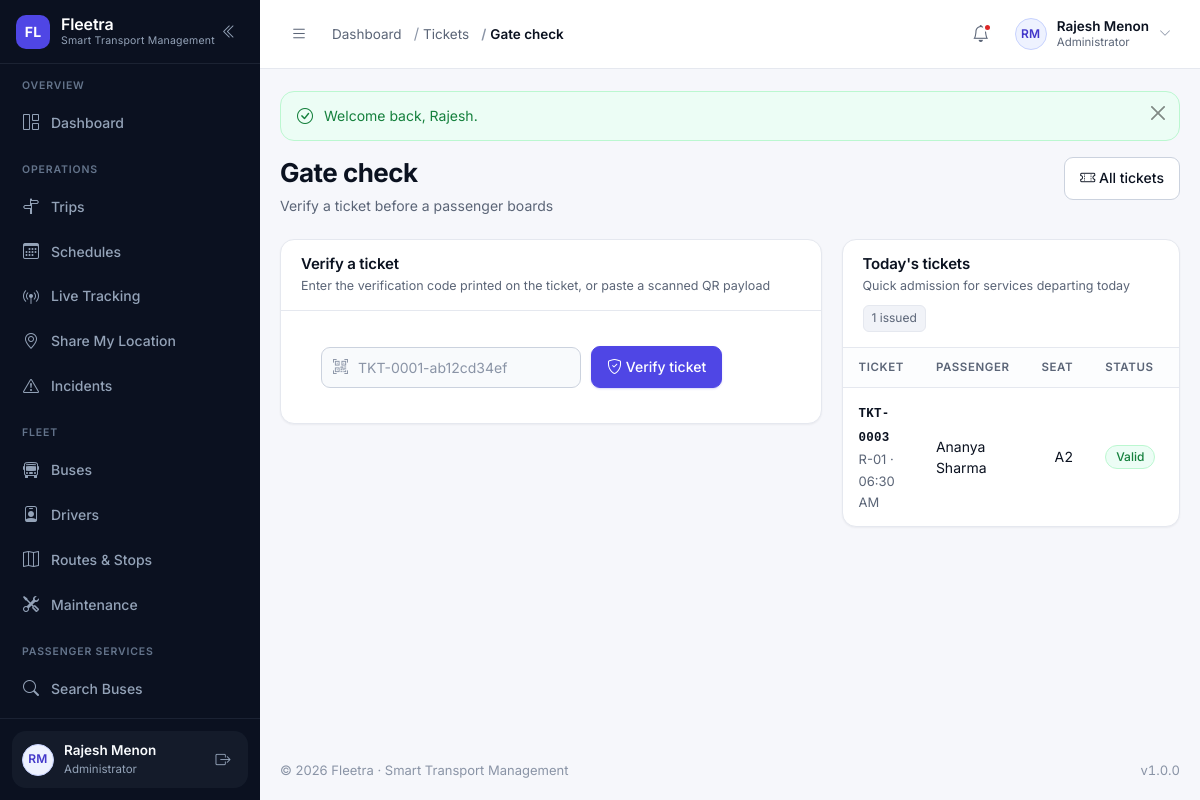
The page /modules/tickets/validate.php (signed in) on the database its author committed.
### tables this page shows
CREATE TABLE users (
    id            INT UNSIGNED NOT NULL AUTO_INCREMENT,
    name          VARCHAR(120)  NOT NULL,
    email         VARCHAR(160)  NOT NULL,
    phone         VARCHAR(20)   DEFAULT NULL,
    password      VARCHAR(255)  NOT NULL COMMENT 'password_hash() output — never plain text',
    role          VARCHAR(30)   NOT NULL DEFAULT 'passenger'
                  COMMENT 'admin | manager | dispatcher | driver | passenger (VARCHAR so new roles need no migration)',
    profile_image VARCHAR(255)  DEFAULT NULL,
    status        ENUM('active','inactive','suspended','deleted') NOT NULL DEFAULT 'active',
    last_login    DATETIME      DEFAULT NULL,
    created_at    DATETIME      NOT NULL DEFAULT CURRENT_TIMESTAMP,
    updated_at    DATETIME      NOT NULL DEFAULT CURRENT_TIMESTAMP ON UPDATE CURRENT_TIMESTAMP,
    PRIMARY KEY (id),
    UNIQUE KEY uq_users_email (email),
    KEY idx_users_role (role),
    KEY idx_users_status (status)
);

CREATE TABLE tickets (
    id            INT UNSIGNED NOT NULL AUTO_INCREMENT,
    ticket_number VARCHAR(24) NOT NULL,
    booking_id    INT UNSIGNED NOT NULL,
    qr_code       VARCHAR(255) DEFAULT NULL COMMENT 'Signed verification payload rendered as a QR image',
    issued_at     DATETIME NOT NULL DEFAULT CURRENT_TIMESTAMP,
    status        ENUM('valid','used','cancelled','expired') NOT NULL DEFAULT 'valid',
    PRIMARY KEY (id),
    UNIQUE KEY uq_tickets_number (ticket_number),
    UNIQUE KEY uq_tickets_booking (booking_id),
    KEY idx_tickets_status (status),
    CONSTRAINT fk_tickets_booking FOREIGN KEY (booking_id) REFERENCES bookings (id) ON DELETE CASCADE
);

CREATE TABLE routes (
    id                 INT UNSIGNED NOT NULL AUTO_INCREMENT,
    route_code         VARCHAR(20)  NOT NULL,
    route_name         VARCHAR(140) NOT NULL,
    source             VARCHAR(120) NOT NULL,
    destination        VARCHAR(120) NOT NULL,
    distance           DECIMAL(7,2) NOT NULL DEFAULT 0.00 COMMENT 'Kilometres',
    estimated_duration SMALLINT UNSIGNED NOT NULL DEFAULT 0 COMMENT 'Minutes',
    base_fare          DECIMAL(8,2) NOT NULL DEFAULT 0.00,
    status             ENUM('active','inactive') NOT NULL DEFAULT 'active',
    created_at         DATETIME     NOT NULL DEFAULT CURRENT_TIMESTAMP,
    updated_at         DATETIME     NOT NULL DEFAULT CURRENT_TIMESTAMP ON UPDATE CURRENT_TIMESTAMP,
    PRIMARY KEY (id),
    UNIQUE KEY uq_routes_code (route_code),
    KEY idx_routes_status (status),
    KEY idx_routes_source_destination (source, destination)
);

CREATE TABLE schedules (
    id             INT UNSIGNED NOT NULL AUTO_INCREMENT,
    route_id       INT UNSIGNED NOT NULL,
    bus_id         INT UNSIGNED NOT NULL,
    driver_id      INT UNSIGNED NOT NULL,
    schedule_date  DATE NOT NULL,
    departure_time TIME NOT NULL,
    arrival_time   TIME NOT NULL,
    status         ENUM('scheduled','running','completed','cancelled') NOT NULL DEFAULT 'scheduled',
    created_at     DATETIME NOT NULL DEFAULT CURRENT_TIMESTAMP,
    updated_at     DATETIME NOT NULL DEFAULT CURRENT_TIMESTAMP ON UPDATE CURRENT_TIMESTAMP,
    PRIMARY KEY (id),
     
    UNIQUE KEY uq_schedules_bus_slot (bus_id, schedule_date, departure_time),
    UNIQUE KEY uq_schedules_driver_slot (driver_id, schedule_date, departure_time),
    KEY idx_schedules_date (schedule_date),
    KEY idx_schedules_status (status),
    KEY idx_schedules_route_date (route_id, schedule_date),
    CONSTRAINT fk_schedules_route  FOREIGN KEY (route_id)  REFERENCES routes (id)  ON DELETE RESTRICT,
    CONSTRAINT fk_schedules_bus    FOREIGN KEY (bus_id)    REFERENCES buses (id)   ON DELETE RESTRICT,
    CONSTRAINT fk_schedules_driver FOREIGN KEY (driver_id) REFERENCES drivers (id) ON DELETE RESTRICT
);

CREATE TABLE bookings (
    id                 INT UNSIGNED NOT NULL AUTO_INCREMENT,
    booking_number     VARCHAR(24)  NOT NULL,
    user_id            INT UNSIGNED NOT NULL,
    schedule_id        INT UNSIGNED NOT NULL,
    boarding_stop_id   INT UNSIGNED DEFAULT NULL,
    destination_stop_id INT UNSIGNED DEFAULT NULL,
    seat_number        VARCHAR(6)   NOT NULL,
    fare               DECIMAL(8,2) NOT NULL DEFAULT 0.00,
    booking_status     ENUM('pending','confirmed','completed','cancelled','no_show') NOT NULL DEFAULT 'pending',
    payment_status     ENUM('unpaid','pending','paid','refunded','failed') NOT NULL DEFAULT 'unpaid',
    booking_date       DATE NOT NULL,
    created_at         DATETIME NOT NULL DEFAULT CURRENT_TIMESTAMP,
    updated_at         DATETIME NOT NULL DEFAULT CURRENT_TIMESTAMP ON UPDATE CURRENT_TIMESTAMP,
     
     
     
    seat_lock VARCHAR(40) GENERATED ALWAYS AS (
        CASE
            WHEN booking_status IN ('pending','confirmed','completed')
            THEN CONCAT(schedule_id, ':', seat_number)
            ELSE NULL
        END
    ) STORED,
    PRIMARY KEY (id),
    UNIQUE KEY uq_bookings_number (booking_number),
    UNIQUE KEY uq_bookings_active_seat (seat_lock),
    KEY idx_bookings_user (user_id),
    KEY idx_bookings_schedule (schedule_id),
    KEY idx_bookings_status (booking_status),
    KEY idx_bookings_payment (payment_status),
    KEY idx_bookings_date (booking_date),
    CONSTRAINT fk_bookings_user       FOREIGN KEY (user_id)             REFERENCES users (id)      ON DELETE RESTRICT,
    CONSTRAINT fk_bookings_schedule   FOREIGN KEY (schedule_id)         REFERENCES schedules (id)  ON DELETE RESTRICT,
    CONSTRAINT fk_bookings_boarding   FOREIGN KEY (boarding_stop_id)    REFERENCES stops (id)      ON DELETE SET NULL,
    CONSTRAINT fk_bookings_destination FOREIGN KEY (destination_stop_id) REFERENCES stops (id)     ON DELETE SET NULL
);

### modules/tickets/validate.php (the view, shortened to what the rows shown need)
<?php
require_once __DIR__ . '/../../includes/permissions.php';
require_permission('tickets.manage');
$todayTickets = db_all(
    'SELECT t.id, t.ticket_number, t.status, b.booking_number, b.seat_number,
            u.name AS passenger_name, s.departure_time,
            r.route_code, r.source, r.destination
       FROM tickets t
       JOIN bookings b  ON b.id = t.booking_id
       JOIN schedules s ON s.id = b.schedule_id
       JOIN routes r    ON r.id = s.route_id
       JOIN users u     ON u.id = b.user_id
      WHERE s.schedule_date = CURDATE()
      ORDER BY FIELD(t.status, "valid", "used", "cancelled", "expired"), s.departure_time'
);
require __DIR__ . '/../../includes/header.php';
?>
<?= render_page_header(
    'Gate check',
    'Verify a ticket before a passenger boards',
    '<a class="btn btn-outline-secondary" href="' . e(url('modules/tickets/index.php')) . '">
        <i class="bi bi-ticket-perforated" aria-hidden="true"></i> All tickets
     </a>'
) ?>
<div class="grid-main-side">
    <div>
        <div class="card-fl">
            <div class="card-fl__header">
                <div>
                    <h2 class="card-fl__title">Verify a ticket</h2>
                </div>
            </div>
        </div>
    </div>
    <div>
        <div class="card-fl">
            <div class="card-fl__header">
                <div>
                    <h2 class="card-fl__title">Today's tickets</h2>
                </div>
            </div>
            <?php if ($todayTickets === []): ?>
                <?= empty_state('No tickets for today', 'Tickets appear here as soon as passengers book seats on today\'s services.', 'bi-ticket-perforated') ?>
            <?php else: ?>
                <div class="table-wrap">
                    <table class="table-fl">
                        <thead>
                            <tr><th>Ticket</th><th>Passenger</th><th>Seat</th><th>Status</th><th class="cell-actions">Actions</th></tr>
                        </thead>
                        <tbody>
                            <?php foreach ($todayTickets as $row): ?>
                                <tr>
                                    <td>
                                        <span class="cell-strong cell-mono"><?= e($row['ticket_number']) ?></span><br>
                                        <span class="cell-muted"><?= e($row['route_code']) ?> · <?= e(format_time($row['departure_time'])) ?></span>
                                    </td>
                                    <td><?= e($row['passenger_name']) ?></td>
                                    <td class="cell-num"><?= e($row['seat_number']) ?></td>
                                    <td><?= status_badge($row['status']) ?></td>
                                    <td class="cell-actions">
                                    </td>
                                </tr>
                            <?php endforeach; ?>
                        </tbody>
                    </table>
                </div>
            <?php endif; ?>
        </div>
    </div>
</div>
<?php require __DIR__ . '/../../includes/footer.php'; ?>

### includes/sidebar.php (shortened to what the rows shown need)
<?php
$navUser        = current_user();
?>
<aside class="sidebar" id="appSidebar" aria-label="Main navigation">
    <div class="sidebar__footer">
        <div class="sidebar-user">
            <a class="sidebar-user__link" href="<?= e(url('profile.php')) ?>" title="Open my profile">
                <?= avatar_markup($navUser, 'sm') ?>
                <span class="sidebar-user__text">
                    <span class="sidebar-user__name"><?= e($navUser['name'] ?? 'Guest') ?></span>
                    <span class="sidebar-user__role"><?= e(role_label(current_role())) ?></span>
                </span>
            </a>
        </div>
    </div>
</aside>

### includes/functions.php (shortened to what the rows shown need)
<?php
require_once __DIR__ . '/../config/database.php';
function url(string $path = ''): string
{
    return BASE_URL . ltrim($path, '/');
}
function e(mixed $value): string
{
    return htmlspecialchars((string) ($value ?? ''), ENT_QUOTES | ENT_SUBSTITUTE, 'UTF-8');
}
function format_time(?string $time, string $format = 'h:i A'): string
{
    $timestamp = strtotime($time);
    return $timestamp ? date($format, $timestamp) : '—';
}
function initials(?string $name): string
{
    $name  = trim((string) $name);
    $parts    = preg_split('/\s+/', $name) ?: [];
    $initials = '';
    foreach ($parts as $part) {
        $initials .= strtoupper(substr($part, 0, 1));
        if (strlen($initials) === 2) {
            break;
        }
    }
    return $initials !== '' ? $initials : 'FL';
}
function labelize(?string $value): string
{
    return ucwords(str_replace(['_', '-'], ' ', (string) $value));
}
function status_variant(?string $status): string
{
    $key = strtolower(str_replace([' ', '-'], '_', (string) $status));
    $map = [
        'active'        => 'success',
        'available'     => 'success',
        'enabled'       => 'success',
        'inactive'      => 'muted',
        'disabled'      => 'muted',
        'retired'       => 'muted',
        'maintenance'   => 'warning',
        'in_service'    => 'warning',
        'scheduled'     => 'info',
        'upcoming'      => 'info',
        'due'           => 'warning',
        'overdue'       => 'danger',
        'in_progress'   => 'info',
        'routine'       => 'muted',
        'repair'        => 'warning',
        'live'          => 'success',
        'recent'        => 'info',
        'stale'         => 'warning',
        'offline'       => 'muted',
        'no_location'   => 'muted',
        'boarding'      => 'info',
        'running'       => 'primary',
        'on_time'       => 'success',
        'delayed'       => 'warning',
        'completed'     => 'success',
        'cancelled'     => 'danger',
        'canceled'      => 'danger',
        'missed'        => 'danger',
        'diverted'      => 'warning',
        'valid'         => 'success',
        'trip'          => 'info',
        'delay'         => 'warning',
        'booking'       => 'primary',
        'emergency'     => 'danger',
        'system'        => 'muted',
        'confirmed'     => 'success',
        'pending'       => 'warning',
        'paid'          => 'success',
        'unpaid'        => 'warning',
        'partial'       => 'warning',
        'failed'        => 'danger',
        'refunded'      => 'muted',
        'expired'       => 'danger',
        'used'          => 'muted',
        'checked_in'    => 'info',
        'no_show'       => 'muted',
        'on_leave'      => 'warning',
        'suspended'     => 'danger',
        'terminated'    => 'danger',
        'resigned'      => 'muted',
        'low'           => 'info',
        'medium'        => 'warning',
        'high'          => 'danger',
        'critical'      => 'danger',
        'open'          => 'warning',
        'investigating' => 'warning',
        'resolved'      => 'success',
        'closed'        => 'muted',
    ];
    return $map[$key] ?? 'muted';
}
function status_badge(?string $status, ?string $label = null): string
{
    $status = (string) $status;
    return '<span class="badge-status badge-' . e(status_variant($status)) . '">'
        . e($label ?? labelize($status)) . '</span>';
}
function upload_url(?string $filename, string $folder): ?string
{
    if (empty($filename)) {
        return null;
    }
    return url('uploads/' . trim($folder, '/') . '/' . $filename);
}
function avatar_markup(?array $user, string $size = 'sm'): string
{
    $name = (string) ($user['name'] ?? '');
    $url  = upload_url($user['profile_image'] ?? null, 'profiles');
    return '<span class="avatar avatar--' . e($size) . '" aria-hidden="true">'
        . e(initials($name)) . '</span>';
}
function render_page_header(string $title, string $subtitle = '', string $actionsHtml = ''): string
{
    $html = '<div class="page-head"><div class="page-head__text">';
    $html .= '<h1 class="page-title">' . e($title) . '</h1>';
    if ($subtitle !== '') {
        $html .= '<p class="page-subtitle">' . e($subtitle) . '</p>';
    }
    $html .= '</div>';
    if ($actionsHtml !== '') {
        $html .= '<div class="page-head__actions">' . $actionsHtml . '</div>';
    }
    return $html . '</div>';
}

### includes/topbar.php (shortened to what the rows shown need)
<?php
$topbarUser     = current_user();
?>
<header class="topbar">
    <div class="topbar__right">
        <div class="dropdown">
            <button class="user-menu" type="button" data-bs-toggle="dropdown"
                    aria-expanded="false" aria-haspopup="true">
                <?= avatar_markup($topbarUser, 'sm') ?>
                <span class="user-menu__text">
                    <span class="user-menu__name"><?= e($topbarUser['name'] ?? 'Guest') ?></span>
                    <span class="user-menu__role"><?= e(role_label(current_role())) ?></span>
                </span>
                <i class="bi bi-chevron-down user-menu__caret" aria-hidden="true"></i>
            </button>
        </div>
    </div>
</header>

### rows shown on the page
users: name "RM RM", name "Rajesh Menon", role "Administrator"
tickets: ticket_number "TKT-0003", routes.route_code "R-01", schedules.departure_time "06:30 AM", users.name "Ananya Sharma", booking.seat_number "A2", status "Valid"

### other values the page prints
FLEETRA_NAME "Fleetra"
FLEETRA_TAGLINE "Smart Transport Management"
$group['section'] "OVERVIEW"
$label "Dashboard"
$group['section'] "OPERATIONS"
$label "Trips"
$label "Schedules"
$label "Live Tracking"
$label "Share My Location"
$label "Incidents"
$group['section'] "FLEET"
$label "Buses"
$label "Drivers"
$label "Routes & Stops"
$label "Maintenance"
